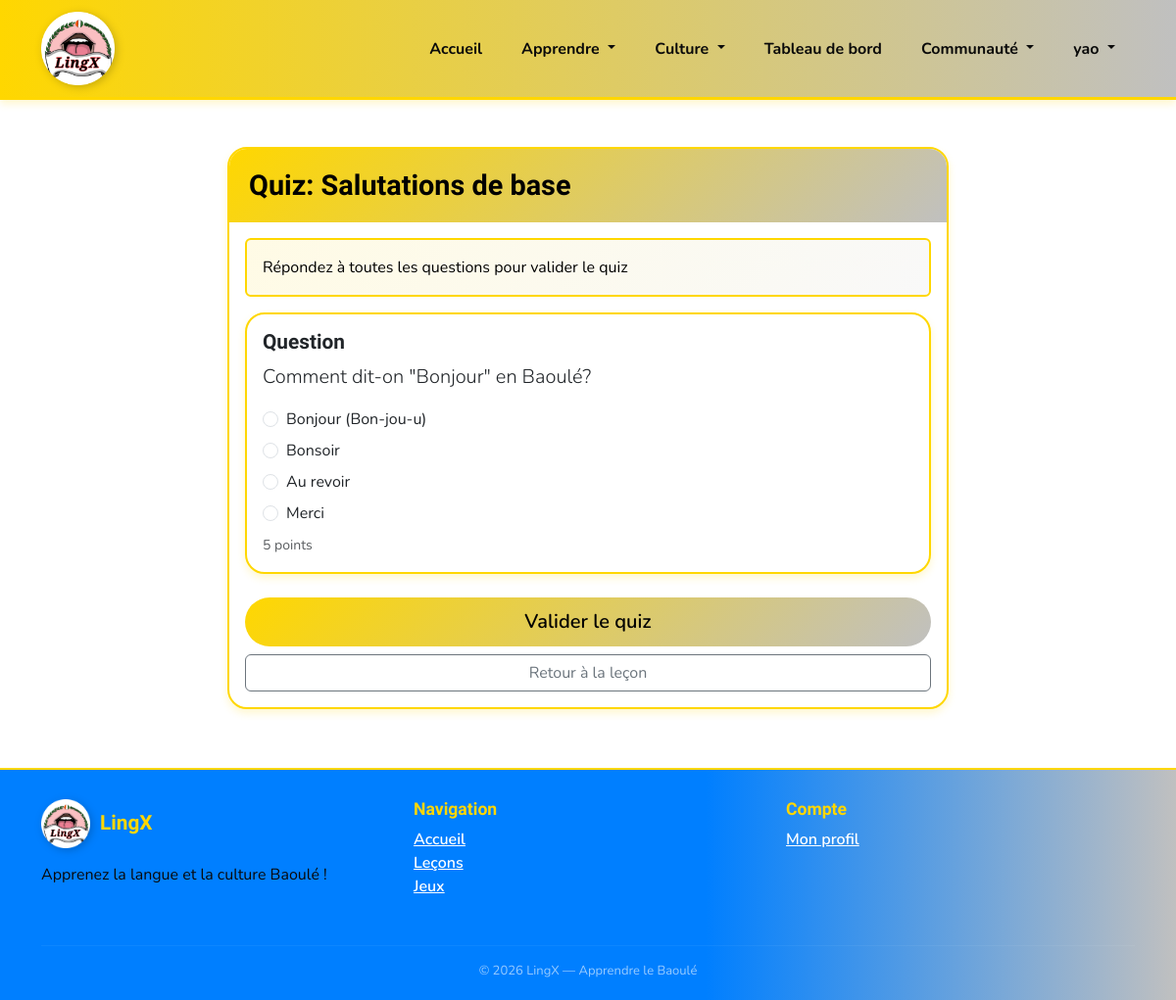
Page /lesson/22/quiz/ (signed in) on the committed database.
### lingx/models.py (models this page shows, shortened)
class Lesson(models.Model):
    DIFFICULTY_CHOICES = [
        ('debutant', 'Débutant'),
        ('intermediaire', 'Intermédiaire'),
        ('avance', 'Avancé'),
    ]
    category = models.ForeignKey(Category, on_delete=models.CASCADE, related_name='lessons')
    title = models.CharField(max_length=200)
    description = models.TextField()
    content = models.TextField()
    difficulty = models.CharField(max_length=20, choices=DIFFICULTY_CHOICES, default='debutant')
    order = models.IntegerField(default=0)
    number = models.IntegerField(default=0, help_text="Numéro de la leçon (1-22) pour déblocage par niveau")
    points = models.IntegerField(default=10)
    is_premium = models.BooleanField(default=False)
    created_at = models.DateTimeField(auto_now_add=True)
    updated_at = models.DateTimeField(auto_now=True)
    class Meta:
        ordering = ['category', 'order']

class Quiz(models.Model):
    QUIZ_TYPE_CHOICES = [
        ('mcq', 'QCM'),
        ('translation', 'Traduction'),
        ('listening', 'Écoute'),
        ('matching', 'Association'),
    ]
    lesson = models.ForeignKey(Lesson, on_delete=models.CASCADE, related_name='quizzes')
    question = models.TextField()
    quiz_type = models.CharField(max_length=20, choices=QUIZ_TYPE_CHOICES, default='mcq')
    audio_file = models.FileField(upload_to='audio/quiz/', blank=True, null=True)
    points = models.IntegerField(default=5)
    order = models.IntegerField(default=0)
    number = models.IntegerField(default=0, help_text="Numéro du test (1-22) pour déblocage par niveau")
    created_at = models.DateTimeField(auto_now_add=True)
    class Meta:
        verbose_name_plural = "Quizzes"
        ordering = ['lesson', 'order']

class QuizChoice(models.Model):
    quiz = models.ForeignKey(Quiz, on_delete=models.CASCADE, related_name='choices')
    choice_text = models.CharField(max_length=200)
    is_correct = models.BooleanField(default=False)
    order = models.IntegerField(default=0)
    class Meta:
        ordering = ['order']

### lingx/views.py (the view, shortened to what this page needs)
# urls.py: path('lesson/<int:lesson_id>/quiz/', views.quiz_view, name='quiz'),
@login_required
def quiz_view(request, lesson_id):
    lesson = get_object_or_404(Lesson, id=lesson_id)
    if not is_lesson_unlocked_for_user(request.user, lesson):
        messages.error(request, 'Cette leçon est verrouillée pour votre niveau. Terminez les leçons précédentes pour y accéder.')
        return redirect('lesson_detail', lesson_id=lesson.id)
    quizzes = lesson.quizzes.all()
    context = {
        'lesson': lesson,
        'quizzes': quizzes,
    }
    return render(request, 'quiz.html', context)

### lingx/context_processors.py (called while the page is built, shortened)
def sous_groupes_images(request):
    repo_static = Path(__file__).resolve().parents[2] / 'static'
    images_dir = repo_static / 'images' / 'SOUS GROUPES'
    if not images_dir.exists() or not images_dir.is_dir():
        return {'sous_groupes_images': []}

### lingx/views.py (called while the page is built)
def is_lesson_unlocked(user_level, lesson_number):
    if lesson_number is None or lesson_number <= 0:
        return False
    return lesson_number <= max(1, user_level)

def is_lesson_unlocked_for_user(user, lesson):
    try:
        user_level = int(user.profile.level)
    except Exception:
        user_level = 1
    lesson_number = lesson.number if hasattr(lesson, 'number') and lesson.number else None
    return is_lesson_unlocked(user_level, lesson_number)

### templates/quiz.html (shortened to what this page needs)
{% extends 'base.html' %} {% load static %}  {% block content %}
<div class="container my-5">
  <div class="row justify-content-center">
    <div class="col-md-8">
      <div class="card">
        <div class="card-header">
          <h3 class="mb-0">Quiz: {{ lesson.title }}</h3>
        </div>
        <div class="card-body">
          <div class="alert alert-info">
            Répondez à toutes les questions pour valider le quiz
          </div>
          <form method="post" id="quizForm">
            {% csrf_token %} {% for quiz in quizzes %}
            <div class="card mb-4">
              <div class="card-body">
                <h5 class="card-title">Question</h5>
                <p class="lead">{{ quiz.question }}</p>
                <div class="mt-3">
                  {% for choice in quiz.choices.all %}
                  <div class="form-check mb-2" data-quiz-id="{{ quiz.id }}">
                    <input
                      class="form-check-input ajax-quiz-radio"
                      type="radio"
                      name="quiz_{{ quiz.id }}"
                      id="choice_{{ choice.id }}"
                      value="{{ choice.id }}"
                      required
                    />
                    <label
                      class="form-check-label"
                      for="choice_{{ choice.id }}"
                    >
                      {{ choice.choice_text }}
                    </label>
                  </div>
                  {% endfor %}
                </div>
                <div class="mt-2">
                  <small class="text-muted"> {{ quiz.points }} points </small>
                </div>
              </div>
            </div>
            {% endfor %}
            <div class="d-grid gap-2">
              <button type="submit" class="btn btn-primary btn-lg">
                Valider le quiz
              </button>
              <a
                href="{% url 'lesson_detail' lesson.id %}"
                class="btn btn-outline-secondary"
              >
                Retour à la leçon
              </a>
            </div>
          </form>
        </div>
      </div>
    </div>
  </div>
</div>
{% endblock %}

### templates/base.html (shortened to what this page needs)
{% load static %}
<!doctype html>
<html lang="fr">
  <head>
    <link
      href="https://cdn.jsdelivr.net/npm/bootstrap@5.3.0/dist/css/bootstrap.min.css"
      rel="stylesheet"
    />
    <link rel="stylesheet" href="{% static 'css/esatic-theme.css' %}" />
    <link rel="stylesheet" href="{% static 'css/duolingo-baoule.css' %}" />
  </head>
  <body>
    <nav class="navbar navbar-expand-lg sticky-top">
      <div class="container">
        <a
          class="navbar-brand"
          href="{% url 'home' %}"
          style="display: flex; align-items: center; padding: 0"
        >
          <img
            src="{% static 'images/lingx_circular.png' %}"
            alt="LingX Logo"
            style="
              width: 75px;
              height: 75px;
              object-fit: contain;
              filter: drop-shadow(2px 2px 4px rgba(0, 0, 0, 0.2));
            "
          />
        </a>
        <div class="collapse navbar-collapse" id="navbarNav">
          <ul class="navbar-nav ms-auto">
            {% if user.is_authenticated %}
            <li class="nav-item">
              <a class="nav-link" href="{% url 'home' %}"> Accueil</a>
            </li>
            {% endif %}
            <li class="nav-item dropdown">
              <a
                class="nav-link dropdown-toggle"
                href="#"
                role="button"
                data-bs-toggle="dropdown"
              >
                Apprendre
              </a>
            </li>
            <li class="nav-item dropdown">
              <a
                class="nav-link dropdown-toggle"
                href="#"
                role="button"
                data-bs-toggle="dropdown"
              >
                Culture
              </a>
            </li>
            {% if user.is_authenticated %}
            <li class="nav-item">
              <a class="nav-link" href="{% url 'dashboard' %}">
                Tableau de bord</a
              >
            </li>
            <li class="nav-item dropdown">
              <a
                class="nav-link dropdown-toggle"
                href="#"
                role="button"
                data-bs-toggle="dropdown"
              >
                Communauté
              </a>
            </li>
            <li class="nav-item dropdown">
              <a
                class="nav-link dropdown-toggle"
                href="#"
                role="button"
                data-bs-toggle="dropdown"
              >
                {{ user.username }}
              </a>
            </li>
            {% endif %}
          </ul>
        </div>
      </div>
    </nav>
    <main>{% block content %}{% endblock %}</main>
    <footer style="margin-top: 60px; padding: 30px 0 20px">
      <div class="container">
        <div class="row">
          <div class="col-md-4 mb-3">
            <div style="display: flex; align-items: center; gap: 10px; margin-bottom: 15px;">
              <img
                src="{% static 'images/lingx_circular.png' %}"
                alt="LingX Logo"
                style="
                  width: 50px;
                  height: 50px;
                  object-fit: contain;
                  filter: drop-shadow(2px 2px 4px rgba(0, 0, 0, 0.2));
                "
              />
              <h5
                style="
                  color: var(--or);
                  font-family: &quot;Baloo 2&quot;, cursive;
                  font-weight: 800;
                  margin: 0;
                "
              >
                LingX
              </h5>
            </div>
            <p>Apprenez la langue et la culture Baoulé !</p>
          </div>
          <div class="col-md-4 mb-3">
            <h6 style="color: var(--or)">Navigation</h6>
            <ul class="list-unstyled">
              <li>
                <a href="{% url 'home' %}" style="color: #fff"> Accueil</a>
              </li>
              {% if user.is_authenticated %}
              <li>
                <a href="{% url 'categories' %}" style="color: #fff"> Leçons</a>
              </li>
              <li>
                <a href="{% url 'games' %}" style="color: #fff"> Jeux</a>
              </li>
              {% endif %}
            </ul>
          </div>
          <div class="col-md-4 mb-3">
            <h6 style="color: var(--or)">Compte</h6>
            <ul class="list-unstyled">
              {% if user.is_authenticated %}
              <li>
                <a href="{% url 'profile' %}" style="color: #fff">Mon profil</a>
              </li>
              {% else %}
              <li>
                <a href="{% url 'login' %}" style="color: #fff"> Connexion</a>
              </li>
              {% endif %}
            </ul>
          </div>
        </div>
        <hr style="border-color: rgba(255, 255, 255, 0.2)" />
        <p
          class="text-center mb-0"
          style="color: rgba(255, 255, 255, 0.6); font-size: 13px"
        >
          © 2026 LingX — Apprendre le Baoulé
        </p>
      </div>
    </footer>
  </body>
</html>

### static/css/esatic-theme.css (style rules this page uses)
:root { --primary-color: #ffd700; --secondary-color: #c0c0c0; --success-color: #66BB6A; --warning-color: #ffd700; --danger-color: #EF5350; --dark-color: #000000; --light-color: #ffffff; --gradient: linear-gradient(135deg, #ffd700 0%, #c0c0c0 100%); }
body { font-family: 'Inter', -apple-system, BlinkMacSystemFont, 'Segoe UI', sans-serif; background: #ffffff; min-height: 100vh; color: #000000; }
.navbar { background: var(--gradient) !important; backdrop-filter: blur(10px); box-shadow: 0 4px 8px rgba(255, 215, 0, 0.2); }
.navbar-brand { font-weight: 700; font-size: 1.5rem; font-family: 'Playfair Display', serif; color: #000000 !important; }
.nav-link { color: #000000 !important; font-weight: 600; }
.btn-primary { background: var(--gradient); border: none; padding: 10px 25px; border-radius: 25px; font-weight: 600; color: #000000; transition: all 0.3s ease; }
.card { border: 2px solid #ffd700; border-radius: 20px; box-shadow: 0 4px 8px rgba(255, 215, 0, 0.2); transition: all 0.3s ease; overflow: hidden; background: white; }
.card-header { background: var(--gradient); color: #000000; border: none; padding: 20px; font-weight: 700; }
.alert-info { background: linear-gradient(135deg, rgba(255, 215, 0, 0.1) 0%, rgba(192, 192, 192, 0.1) 100%); border: 2px solid #ffd700; color: #000000; }

### static/css/duolingo-baoule.css (style rules this page uses)
:root { --or: #FFD700; --or-clair: #FFED4E; --or-sombre: #CCB000; --argent: #C0C0C0; --argent-clair: #E8E8E8; --argent-sombre: #A9A9A9; --bleu: #007FFF; --bleu-nuit: #003F7F; --bleu-clair: #4DA6FF; --orange-red: #FF4500; --blanc: #FFFFFF; --noir-doux: #0A0A0A; --gris-fond: #F4F6F8; --texte: #333333; --gradient-navbar: linear-gradient(90deg, #FFD700 0%, #C0C0C0 100%); --gold: #FFD700; --gold-dark: #CCB000; --brun: #003F7F; --vert: #4CAF50; --noir: #007FFF; --creme: #FFF8E7; --rouge: #FF4500; --bleu-old: #007FFF; --orange: #FF4500; --vert-clair: #E8F5E9; --rouge-clair: #FFEBEE; --bleu-clair-old: #E3F2FD; --gris: #F4F6F8; }
body { font-family: 'Nunito', sans-serif; color: var(--texte); }
h1, h2, h3, h4, h5, h6, .section-title { font-family: 'Baloo 2', cursive; font-weight: 700; }

### templates/base.html (style rules this page uses)
:root { --or: #ffd700; --or-clair: #ffed4e; --or-sombre: #ccb000; --argent: #c0c0c0; --argent-clair: #e8e8e8; --bleu: #007fff; --bleu-nuit: #003f7f; --bleu-clair: #4da6ff; --orange-red: #ff4500; }
.navbar { background: linear-gradient(90deg, #ffd700 0%, #c0c0c0 100%) !important; border-bottom: 3px solid #ffd700; padding: 12px 0 !important; min-height: auto; }
.navbar .nav-link { color: #0a0a0a !important; font-weight: 700 !important; font-size: 16px !important; padding: 12px 20px !important; transition: all 0.2s; }
footer { background: linear-gradient( 90deg, #007fff 0%, #007fff 60%, #c0c0c0 100% ); color: #0a0a0a; border-top: 2px solid #ffd700; }
footer a { color: #0a0a0a; font-weight: 600; transition: all 0.2s; }
footer h5, footer h6 { color: #0a0a0a; font-weight: 800; }
h3 { font-size: 1.8rem !important; font-weight: 700 !important; margin-bottom: 18px !important; }
h5 { font-size: 1.3rem !important; font-weight: 600 !important; }
h6 { font-size: 1.1rem !important; font-weight: 600 !important; }

### rows in the picture
Lesson: title "Salutations de base"
Quiz: question "Comment dit-on \"Bonjour\" en Baoulé?", points "5"
QuizChoice: choice_text "Bonjour (Bon-jou-u)"
QuizChoice: choice_text "Bonsoir"
QuizChoice: choice_text "Au revoir"
QuizChoice: choice_text "Merci"

### other values in the picture
{{ user.username }} "yao"
